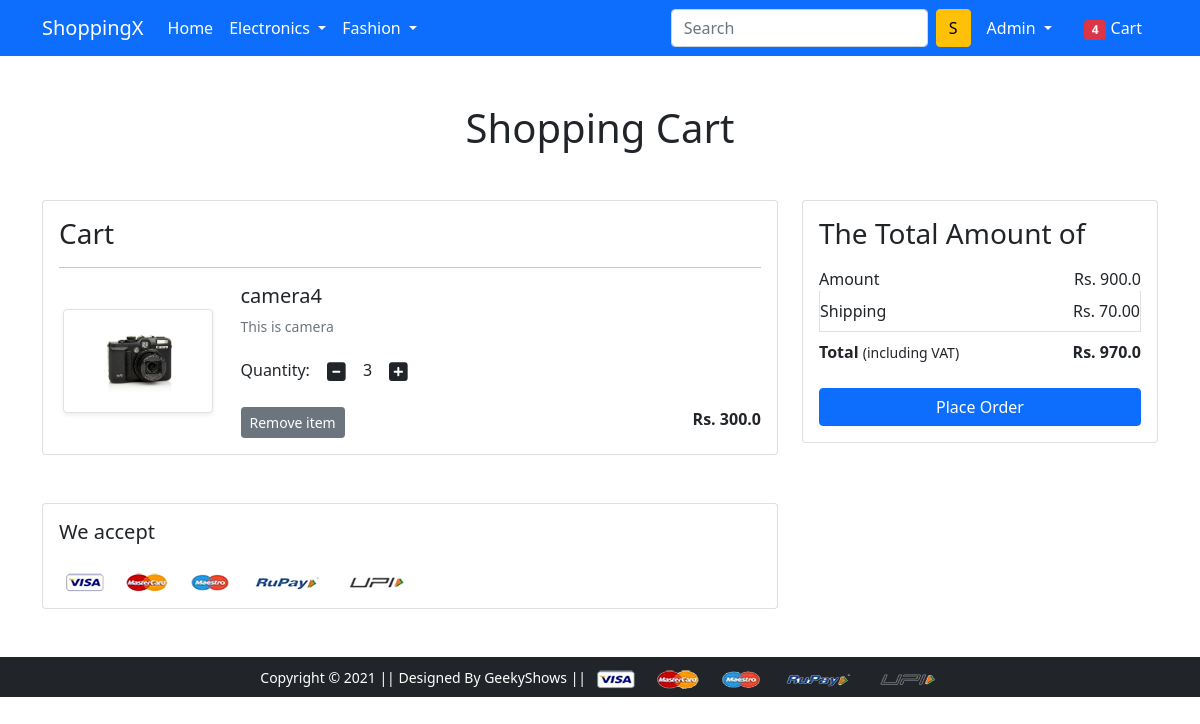
/card/ (signed in), run on the app's committed database.
### app/models.py (models this page shows, shortened)
class Card(models.Model):
  user = models.ForeignKey(User, on_delete=models.CASCADE)
  product = models.ForeignKey(Product, on_delete=models.CASCADE)
  quantity = models.PositiveIntegerField(default=1)

class Product(models.Model):
  title = models.CharField(max_length=100)
  selling_price= models.FloatField()
  discounted_price = models.FloatField()
  description = models.TextField()
  brand = models.CharField(max_length=100)
  category =models.CharField(choices=CATEGORY_CHOISES,max_length=2)
  product_image=models.ImageField(upload_to='productimg')

### app/views.py (the view)
# urls.py: path('card/', views.show_card, name='showcard'),
@login_required
def show_card(request):
  if request.user.is_authenticated:
    user = request.user
    card = Card.objects.filter(user=user)
    amount = 0.0
    shipping_amount = 70.0
    total_amount = 0.0
    card_product = [p for p in Card.objects.all() if p.user == user]
    if card_product:
        for p in card_product:
            tempamount = (p.quantity * p.product.discounted_price)
            amount += tempamount
            totalamount = amount + shipping_amount
        return render(request, 'app/addtocart.html', {'cards': card, 'totalamount': totalamount, 'amount': amount})
    else:
        return render(request, 'app/emptycard.html')

### app/templates/app/addtocart.html (shortened to what this page needs)
{% extends 'app/base.html' %}
{% load static %}
{% block main-content %}
<div class="container my-5">
 <div class="row">
  <h1 class="text-center mb-5">Shopping Cart</h1>
  <div class="col-sm-8">
  <div class="card">
   <div class="card-body">
    <h3>Cart</h3>
    {% for card in cards %}
    <hr />
    <div class="row">
     <div class="col-sm-3 text-center align-self-center"><img src="{{card.product.product_image.url}}" alt="" srcset="" class="img-fluid img-thumbnail shadow-sm" height="150" width="150"> </div>
     <div class="col-sm-9">
      <div>
       <h5>{{card.product.title}}</h5>
       <p class="mb-2 text-muted small">{{card.product.description}}</p>
       <div class="my-3">
        <label for="quantity">Quantity: </label>
        <a id="minus-cart" class="minus-cart btn" pid={{card.product.id}}><i class="fas fa-minus-square fa-lg"></i></a>
          <span id="quantity">{{card.quantity}}</span>
        <a id="plus-cart"  class="plus-cart btn" pid='{{card.product.id}}'><i class="fas fa-plus-square fa-lg"></i></a>
       </div>
       <div class="d-flex justify-content-between">
        <a href="#" class="btn btn-sm btn-secondary mr-3 remove-cart" pid='{{card.product.id}}'>Remove item </a>
        <p class="mb-0"><span><strong>Rs. {{card.product.discounted_price}}</strong></span></p>
       </div>
      </div>
     </div>
    </div>
    {% endfor %}
   </div>
   </div>
  </div>
  <div class="col-sm-4">
   <div class="card">
    <div class="card-body">
      <h3>The Total Amount of</h3>
      <ul class="list-group">
       <li class="list-group-item d-flex justify-content-between align-items-center border-0 px-0 pb-0">Amount<span>Rs. <span id="amount">{{amount}}</span></span></li>
       <li class="list-group-item d-flex justify-content-between align-items-center px-0">Shipping<span>Rs. 70.00</span></li>
       <li class="list-group-item d-flex justify-content-between align-items-center border-0 px-0 mb-3">
        <div>
           <strong>Total</strong> <small>(including VAT)</small>
         </div>
         <span><strong>Rs. <strong id="totalamount">{{totalamount}}</strong></strong></span>
       </li>
      </ul>
      <div class="d-grid"><a href="{% url 'checkout' %}" class="btn btn-primary">Place Order</a></div>
    </div>
   </div>
  </div>
 </div>
</div>
<div class="container">
 <div class="row">
  <div class="col-sm-8">
   <div class="card">
    <div class="card-body">
      <h5 class="mb-4">We accept</h5>
      <img src="{% static 'app/images/payment.png' %}" alt="" class="img-fluid">
    </div>
  </div>
  </div>
 </div>
</div>
{% endblock main-content %}

### app/templates/app/base.html (shortened to what this page needs)
<!doctype html>
{% load static %}
<html lang="en">
  <head>
    <link href="https://cdn.jsdelivr.net/npm/bootstrap@5.0.0-beta1/dist/css/bootstrap.min.css" rel="stylesheet">
    <link rel="stylesheet" href="{% static 'app/css/owl.carousel.min.css' %}">
    <link rel="stylesheet" href="{% static 'app/css/all.min.css' %}">
    <link rel="stylesheet" href="{% static 'app/css/style.css' %}">
  </head>
  <body>
    <nav class="navbar navbar-expand-lg navbar-dark bg-primary">
     <div class="container">
       <a class="navbar-brand" href="/">ShoppingX</a>
       <div class="collapse navbar-collapse" id="navbarSupportedContent">
         <ul class="navbar-nav me-auto mb-2 mb-lg-0">
           <li class="nav-item">
             <a class="nav-link active" aria-current="page" href="/">Home</a>
           </li>
           <li class="nav-item dropdown">
             <a class="nav-link dropdown-toggle text-white" href="#" id="electronicsDropdown" role="button" data-bs-toggle="dropdown" aria-expanded="false">
               Electronics
             </a>
           </li>
           <li class="nav-item dropdown">
             <a class="nav-link dropdown-toggle text-white" href="#" id="fashionDropdown" role="button" data-bs-toggle="dropdown" aria-expanded="false">
               Fashion
             </a>
           </li>
         </ul>
         <form class="d-flex">
           <input class="form-control me-2" type="search" placeholder="Search" aria-label="Search">
           <button class="btn btn-warning" type="submit">S</button>
         </form>
         <div>
          <ul class="navbar-nav me-auto mb-2 mb-lg-0">
            {% if user.is_authenticated %}
           <li class="nav-item dropdown mx-2">
              <a class="nav-link dropdown-toggle text-white" href="#" id="profileDropdown" role="button" data-bs-toggle="dropdown" aria-expanded="false">
                {{request.user.username|capfirst}}
              </a>
            </li>
            <li class="nav-item mx-2">
             <a href="{% url 'showcard' %}" class="nav-link text-white"><span class="badge bg-danger">4</span> Cart </a>
            </li>
            {% endif %}
          </ul>
         </div>
       </div>
     </div>
    </nav>
    {% block main-content %} {% endblock main-content %}
    <footer class="container-fluid bg-dark text-center p-2 mt-5">
        <small class="text-white">Copyright &copy; 2021 || Designed By GeekyShows || </small>
        <img src="{% static 'app/images/payment.png' %}" alt="" srcset="" class="img-fluid" height="2px">
    </footer>
  </body>
</html>

### data on the page
Card: product.product_image (picture), product "camera4", product.description "This is camera", quantity "3", product.discounted_price "300.0"

### other printed values
{{ request.user.username|capfirst }} "Admin"
{{ amount }} "900.0"
{{ totalamount }} "970.0"
